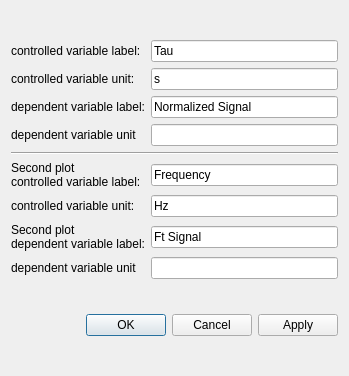
<?xml version="1.0" encoding="UTF-8"?>
<ui version="4.0">
 <class>Dialog</class>
 <widget class="QDialog" name="Dialog">
  <property name="geometry">
   <rect>
    <x>0</x>
    <y>0</y>
    <width>349</width>
    <height>376</height>
   </rect>
  </property>
  <property name="windowTitle">
   <string>Pulse Analysis Settings</string>
  </property>
  <layout class="QGridLayout" name="gridLayout_2">
   <item row="2" column="0">
    <widget class="QDialogButtonBox" name="buttonBox">
     <property name="orientation">
      <enum>Qt::Horizontal</enum>
     </property>
     <property name="standardButtons">
      <set>QDialogButtonBox::Apply|QDialogButtonBox::Cancel|QDialogButtonBox::Ok</set>
     </property>
     <property name="centerButtons">
      <bool>false</bool>
     </property>
    </widget>
   </item>
   <item row="1" column="0">
    <layout class="QGridLayout" name="gridLayout">
     <item row="4" column="0" colspan="2">
      <widget class="Line" name="line">
       <property name="orientation">
        <enum>Qt::Horizontal</enum>
       </property>
      </widget>
     </item>
     <item row="0" column="1">
      <widget class="QLineEdit" name="ana_param_x_axis_name_LineEdit">
       <property name="text">
        <string>Tau</string>
       </property>
      </widget>
     </item>
     <item row="2" column="0">
      <widget class="QLabel" name="ana_param_y_axis_label_Label">
       <property name="text">
        <string>&lt;html&gt;&lt;head/&gt;&lt;body&gt;&lt;p&gt;dependent variable label:&lt;/p&gt;&lt;/body&gt;&lt;/html&gt;</string>
       </property>
      </widget>
     </item>
     <item row="3" column="1">
      <widget class="QLineEdit" name="ana_param_y_axis_unit_LineEdit"/>
     </item>
     <item row="5" column="0">
      <widget class="QLabel" name="ana_param_second_plot_x_axis_label_Label">
       <property name="text">
        <string>&lt;html&gt;&lt;head/&gt;&lt;body&gt;&lt;p&gt;Second plot&lt;br/&gt;controlled variable label:&lt;/p&gt;&lt;/body&gt;&lt;/html&gt;</string>
       </property>
      </widget>
     </item>
     <item row="2" column="1">
      <widget class="QLineEdit" name="ana_param_y_axis_name_LineEdit">
       <property name="text">
        <string>Normalized Signal</string>
       </property>
      </widget>
     </item>
     <item row="7" column="0">
      <widget class="QLabel" name="ana_param_second_plot_y_axis_label_Label">
       <property name="text">
        <string>&lt;html&gt;&lt;head/&gt;&lt;body&gt;&lt;p&gt;Second plot&lt;br/&gt;dependent variable label:&lt;/p&gt;&lt;/body&gt;&lt;/html&gt;</string>
       </property>
      </widget>
     </item>
     <item row="7" column="1">
      <widget class="QLineEdit" name="ana_param_second_plot_y_axis_name_LineEdit">
       <property name="text">
        <string>Ft Signal</string>
       </property>
      </widget>
     </item>
     <item row="1" column="0">
      <widget class="QLabel" name="label">
       <property name="text">
        <string>controlled variable unit:</string>
       </property>
      </widget>
     </item>
     <item row="1" column="1">
      <widget class="QLineEdit" name="ana_param_x_axis_unit_LineEdit">
       <property name="text">
        <string>s</string>
       </property>
      </widget>
     </item>
     <item row="5" column="1">
      <widget class="QLineEdit" name="ana_param_second_plot_x_axis_name_LineEdit">
       <property name="text">
        <string>Frequency</string>
       </property>
      </widget>
     </item>
     <item row="3" column="0">
      <widget class="QLabel" name="label_2">
       <property name="text">
        <string>dependent variable unit</string>
       </property>
      </widget>
     </item>
     <item row="6" column="1">
      <widget class="QLineEdit" name="ana_param_second_plot_x_axis_unit_LineEdit">
       <property name="text">
        <string>Hz</string>
       </property>
      </widget>
     </item>
     <item row="0" column="0">
      <widget class="QLabel" name="ana_param_x_axis_label_Label">
       <property name="text">
        <string>controlled variable label:</string>
       </property>
      </widget>
     </item>
     <item row="8" column="0">
      <widget class="QLabel" name="label_4">
       <property name="text">
        <string>dependent variable unit</string>
       </property>
      </widget>
     </item>
     <item row="6" column="0">
      <widget class="QLabel" name="label_3">
       <property name="text">
        <string>controlled variable unit:</string>
       </property>
      </widget>
     </item>
     <item row="8" column="1">
      <widget class="QLineEdit" name="ana_param_second_plot_y_axis_unit_LineEdit"/>
     </item>
    </layout>
   </item>
  </layout>
 </widget>
 <tabstops>
  <tabstop>ana_param_x_axis_name_LineEdit</tabstop>
  <tabstop>ana_param_x_axis_unit_LineEdit</tabstop>
  <tabstop>ana_param_y_axis_name_LineEdit</tabstop>
  <tabstop>ana_param_y_axis_unit_LineEdit</tabstop>
  <tabstop>ana_param_second_plot_x_axis_name_LineEdit</tabstop>
  <tabstop>ana_param_second_plot_x_axis_unit_LineEdit</tabstop>
  <tabstop>ana_param_second_plot_y_axis_name_LineEdit</tabstop>
  <tabstop>ana_param_second_plot_y_axis_unit_LineEdit</tabstop>
 </tabstops>
 <resources/>
 <connections>
  <connection>
   <sender>buttonBox</sender>
   <signal>accepted()</signal>
   <receiver>Dialog</receiver>
   <slot>accept()</slot>
   <hints>
    <hint type="sourcelabel">
     <x>248</x>
     <y>254</y>
    </hint>
    <hint type="destinationlabel">
     <x>157</x>
     <y>274</y>
    </hint>
   </hints>
  </connection>
  <connection>
   <sender>buttonBox</sender>
   <signal>rejected()</signal>
   <receiver>Dialog</receiver>
   <slot>reject()</slot>
   <hints>
    <hint type="sourcelabel">
     <x>316</x>
     <y>260</y>
    </hint>
    <hint type="destinationlabel">
     <x>286</x>
     <y>274</y>
    </hint>
   </hints>
  </connection>
 </connections>
</ui>
